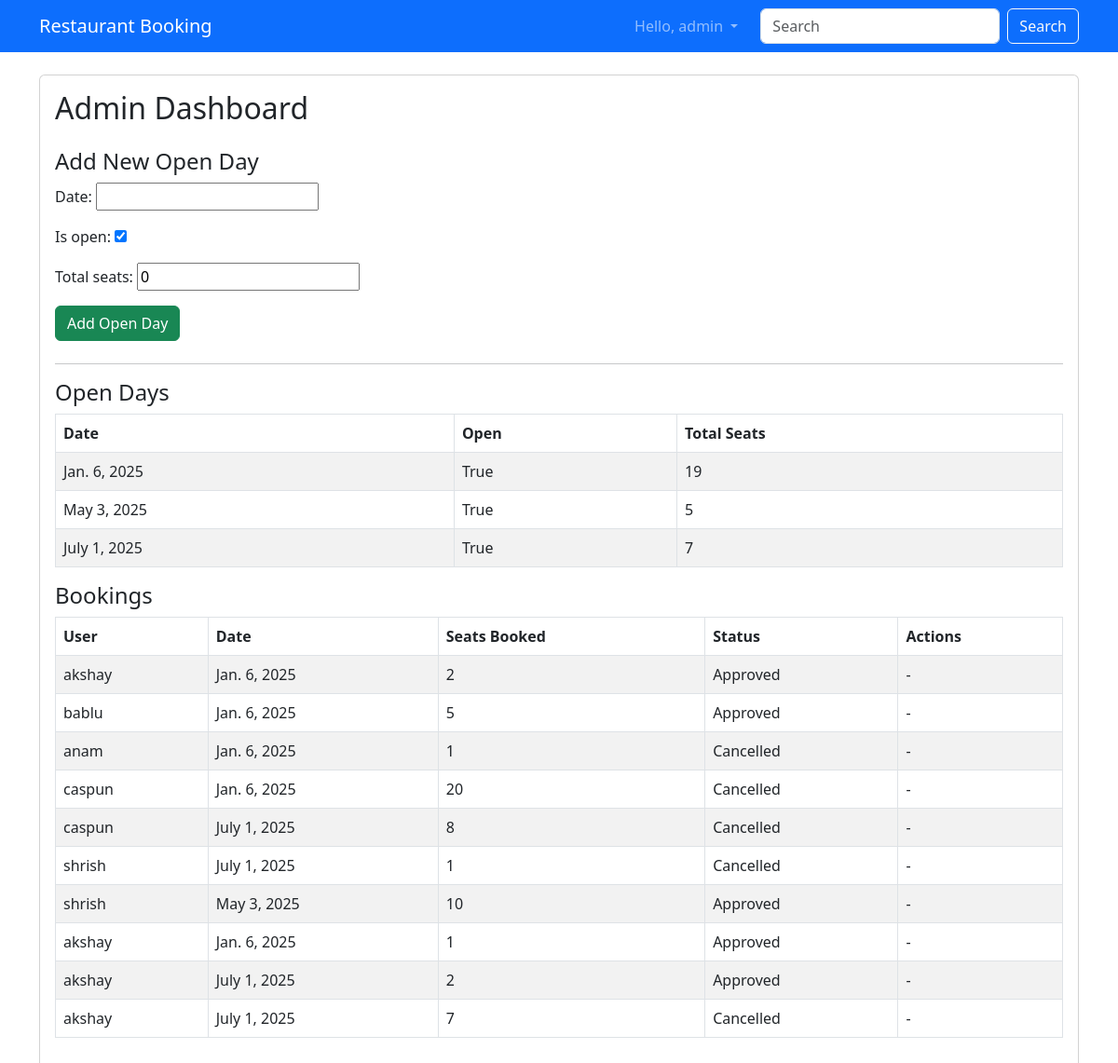
The app's page /admin_dashboard/ (signed in) with its own data.
### users/models.py (models this page shows)
class CustomUser(AbstractUser):
    ROLE_CHOICES = (('admin', 'Admin'), ('customer', 'Customer'))
    role = models.CharField(max_length=10, choices=ROLE_CHOICES, default='customer')

### restaurant/models.py (models this page shows, shortened)
class OpenDay(models.Model):
    date = models.DateField(unique=True)
    is_open = models.BooleanField(default=True)
    total_seats = models.IntegerField(default=0)

class Booking(models.Model):
    STATUS_CHOICES = [('pending', 'Pending'), ('approved', 'Approved'), ('cancelled', 'Cancelled')]
    user = models.ForeignKey(settings.AUTH_USER_MODEL, on_delete=models.CASCADE)
    open_day = models.ForeignKey(OpenDay, on_delete=models.CASCADE)
    seats_booked = models.IntegerField()
    status = models.CharField(max_length=10, choices=STATUS_CHOICES, default='pending')
    created_at = models.DateTimeField(auto_now_add=True)
    razorpay_order_id = models.CharField(max_length=100, blank=True, null=True)
    is_paid = models.BooleanField(default=False)

### restaurant/views.py (the view)
# urls.py: path('admin_dashboard/', login_required(admin_dashboard), name='admin_dashboard'),
@user_passes_test(is_admin)
def admin_dashboard(request):
    open_days = OpenDay.objects.all().order_by('date')
    bookings = Booking.objects.select_related('user', 'open_day').all()
    if request.method == 'POST':
        form = OpenDayForm(request.POST)
        if form.is_valid():
            form.save()
            return redirect('admin_dashboard')
    else:
        form = OpenDayForm()
    return render(request, 'restaurant/admin_dashboard.html', {
        'open_days': open_days,
        'bookings': bookings,
        'form': form,
    })

### restaurant/forms.py
class OpenDayForm(forms.ModelForm):
    class Meta:
        model = OpenDay
        fields = ['date', 'is_open', 'total_seats']

### restaurant/views.py (called while the page is built)
def is_admin(user):
    return user.is_authenticated and user.role == 'admin'

### templates/restaurant/admin_dashboard.html (shortened to what this page needs)
{% extends 'base.html' %}
{% block content %}
<div class="card">
    <div class="card-body">
        <h2 class="mb-4">Admin Dashboard</h2>
        <h4>Add New Open Day</h4>
        <form method="post" class="mb-4" style="max-width: 400px;">
            {{ form.as_p|safe }}
            <button type="submit" class="btn btn-success">Add Open Day</button>
        </form>
        <hr>
        <h4>Open Days</h4>
        <table class="table table-striped table-bordered">
            <thead>
                <tr>
                    <th>Date</th>
                    <th>Open</th>
                    <th>Total Seats</th>
                </tr>
            </thead>
            <tbody>
                {% for day in open_days %}
                <tr>
                    <td>{{ day.date }}</td>
                    <td>{{ day.is_open }}</td>
                    <td>{{ day.total_seats }}</td>
                </tr>
                {% empty %}
                <tr><td colspan="3">No open days found.</td></tr>
                {% endfor %}
            </tbody>
        </table>
        <h4>Bookings</h4>
        <table class="table table-striped table-bordered">
            <thead>
                <tr>
                    <th>User</th>
                    <th>Date</th>
                    <th>Seats Booked</th>
                    <th>Status</th>
                    <th>Actions</th>
                </tr>
            </thead>
            <tbody>
                {% for booking in bookings %}
                <tr>
                    <td>{{ booking.user.username }}</td>
                    <td>{{ booking.open_day.date }}</td>
                    <td>{{ booking.seats_booked }}</td>
                    <td>{{ booking.status|title }}</td>
                    <td>
                        {% if booking.status == 'pending' %}
                            <a href="{% url 'approve_booking' booking.id %}" class="btn btn-sm btn-success">Approve</a>
                            <a href="{% url 'cancel_booking' booking.id %}" class="btn btn-sm btn-danger">Cancel</a>
                        {% else %}
                            -
                        {% endif %}
                    </td>
                </tr>
                {% empty %}
                <tr><td colspan="5">No bookings found.</td></tr>
                {% endfor %}
            </tbody>
        </table>
    </div>
</div>
{% endblock %}

### templates/base.html (shortened to what this page needs)
<!DOCTYPE html>
<html>
<head>
    <link href="https://cdn.jsdelivr.net/npm/bootstrap@5.3.0/dist/css/bootstrap.min.css" rel="stylesheet">
</head>
<body>
<nav class="navbar navbar-expand-lg navbar-dark bg-primary">
  <div class="container">
    <a class="navbar-brand" href="{% url 'home' %}">Restaurant Booking</a>
    <div class="collapse navbar-collapse justify-content-end">
      <ul class="navbar-nav">
        {% if user.is_authenticated %}
          <li class="nav-item dropdown">
            <a class="nav-link dropdown-toggle" href="#" id="navbarDropdown" role="button" data-bs-toggle="dropdown" aria-expanded="false">
              Hello, {{ user.username }}
            </a>
          </li>
        {% else %}
          <li class="nav-item"><a class="nav-link" href="{% url 'login' %}">Login</a></li>
          <li class="nav-item"><a class="nav-link" href="{% url 'register' %}">Register</a></li>
        {% endif %}
      </ul>
      <form class="d-flex ms-3">
        <input class="form-control me-2" type="search" placeholder="Search" aria-label="Search">
        <button class="btn btn-outline-light" type="submit">Search</button>
      </form>
    </div>
  </div>
</nav>
<div class="container my-4">
    {% block content %}{% endblock %}
</div>
<div class="toast-container position-fixed top-0 end-0 p-3">
</div>
</body>
</html>

### templates/base.html (style rules this page uses)
.card { margin-bottom: 20px; }

### records on screen
CustomUser: username "admin"
OpenDay: date "Jan. 6, 2025", is_open "True", total_seats "19"
OpenDay: date "May 3, 2025", is_open "True", total_seats "5"
OpenDay: date "July 1, 2025", is_open "True", total_seats "7"
Booking: user.username "akshay", open_day "Jan. 6, 2025", seats_booked "2", status "Approved"
Booking: user.username "bablu", open_day "Jan. 6, 2025", seats_booked "5", status "Approved"
Booking: user.username "anam", open_day "Jan. 6, 2025", seats_booked "1", status "Cancelled"
Booking: user.username "caspun", open_day "Jan. 6, 2025", seats_booked "20", status "Cancelled"
Booking: user.username "caspun", open_day "July 1, 2025", seats_booked "8", status "Cancelled"
Booking: user.username "shrish", open_day "July 1, 2025", seats_booked "1", status "Cancelled"
Booking: user.username "shrish", open_day "May 3, 2025", seats_booked "10", status "Approved"
Booking: user.username "akshay", open_day "Jan. 6, 2025", seats_booked "1", status "Approved"
Booking: user.username "akshay", open_day "July 1, 2025", seats_booked "2", status "Approved"
Booking: user.username "akshay", open_day "July 1, 2025", seats_booked "7", status "Cancelled"
